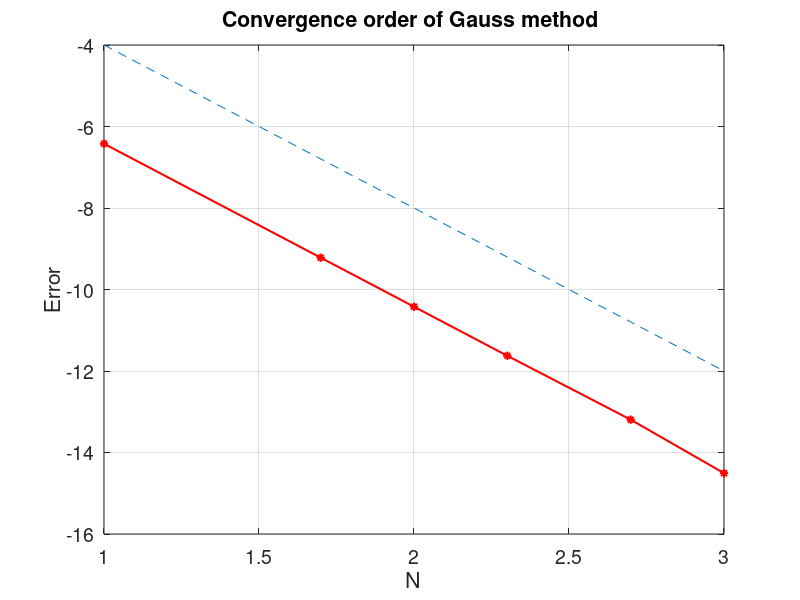

This figure's MATLAB source:
% IRK2s_order
% Implicit Runge-Kutta(Gauss method) 2 stage and order 4
% u'=u in [0,1] with initial condition u(0)=1
% exact solution: ue=exp(x)
clear all; close all
Nvec=[10 50 100 200 500 1000];
MErr=[];
for n=1:length(Nvec)
    N=Nvec(n);
    h=1/N;
    x=[0:h:1];
    u(1)=1;
    X0=[1;1];
    % Newton iteration
    for i=1:N
        k=u(i);
        r=X0;
        tol=1;
        while tol>1.0e-6
            X=r;
            D=[1-0.25*h,-h*(0.25-(sqrt(3))/6);...
            -h*( 0.25+(sqrt(3))/6),1-h*0.25];    % Jacobian matrix
            F=[X(1)-k-h*(0.25*X(1)+(0.25-(sqrt(3))/6)*X(2));...
            X(2)-k-h*((0.25+(sqrt(3))/6)*X(1)+0.25*X(2))];   % RHS
            r=X-D\F;
            tol=norm(r-X);
        end
        k1=r(1);
        k2=r(2);
        u(i+1)=k+(h/2)*(k1+k2);
    end
    ue=exp(x);                   % exact solution
    Merr=max(abs(u-ue));  % maximum error
    MErr=[MErr,Merr];
end
plot(log10(Nvec),log10(MErr),'r*-','LineWidth',1.5)
hold on,
plot(log10(Nvec), log10(Nvec.^(-4)), '--')
grid on,
xlabel('N','fontsize', 16), ylabel('Error','fontsize',16)
title('Convergence order of Gauss method ','fontsize',14)
set(gca,'fontsize',14)

for i=1:length(Nvec)-1     % computating convergence order
    order(i)=-log(MErr(i)/MErr(i+1))/(log(Nvec(i)/Nvec(i+1)));
end
MErr
order
